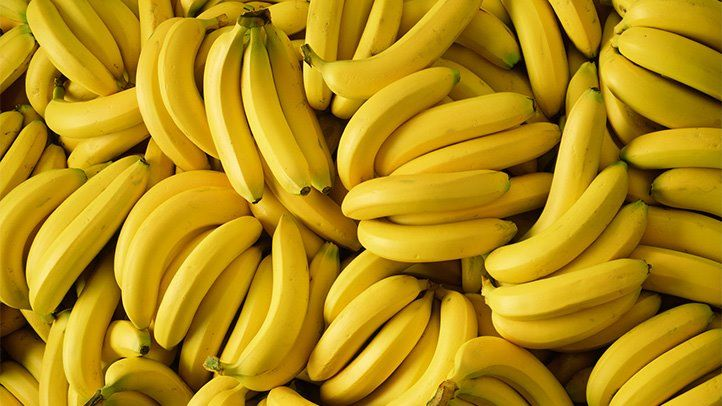
#> input picture utils/banana.jpg, 722 x 406 px
$ python createNeuralNetovis.py
#> lines starting #> are read from the running program, lines starting #| are printed output that depends on the picture
import matplotlib.pyplot as plt
import matplotlib.image as mpimg
from matplotlib.offsetbox import OffsetImage, AnnotationBbox

# Define the sizes of each layer in the network
layer_sizes = [20, 50, 50, 30]

# Create a new figure
fig, ax = plt.subplots(figsize=(10, 6))

# Define the vertical positions of each layer
layer_top = 1.0
layer_bottom = 0.0

max_layer_size = max(layer_sizes)

# Declare neuron_positions_map
neuron_positions_map = {}

for n, layer_size in enumerate(layer_sizes):
    # Compute the horizontal positions of each neuron
    layer_left = n / (len(layer_sizes) - 1)

    # Create an adjustment factor for the y-position to center the neurons
    y_adjustment = (max_layer_size - layer_size) / (2*max_layer_size)

    # Draw the neurons
    neuron_positions = []
    for m in range(layer_size):
        y_position = (m / max_layer_size) + y_adjustment
        circle = plt.Circle((layer_left, y_position), 0.01, color='blue', ec='black', zorder=4)
        ax.add_artist(circle)
        neuron_positions.append(y_position)

        # Add outer ring to denote bias
        if n > 0:
            outer_circle = plt.Circle((layer_left, y_position), 0.015, fill=False, ec='red', lw=0.5)
            ax.add_artist(outer_circle)

    # Draw the weights
    if n > 0:
        prev_neuron_positions = neuron_positions_map[n-1]
        for o, o_pos in enumerate(prev_neuron_positions):
            for p, p_pos in enumerate(neuron_positions):
                line = plt.Line2D((layer_left - 1 / (len(layer_sizes) - 1), layer_left),
                                  (o_pos, p_pos),
                                  color='gray', linewidth=0.2)
                ax.add_artist(line)
    neuron_positions_map[n] = neuron_positions

# Add image to the left of the input layer
img = mpimg.imread('banana.jpg')  # replace 'image_path.jpg' with your image file path
#> img is the input picture: shape (406, 722, 3); mean R, G, B 178.7, 141.1, 20.9
imgbox = OffsetImage(img, zoom=0.1)  # adjust zoom level to suit your needs
ab = AnnotationBbox(imgbox, (-0.2, 0.5))
ax.add_artist(ab)

# Add arrow from image to input layer
plt.annotate('', xy=(0, 0.5), xytext=(-0.1, 0.5),
             arrowprops=dict(facecolor='black', shrink=0.5))

# Add word to the right of the output layer
plt.text(1.15, 0.5, 'banana', va='center')

# Add arrow from output layer to word
plt.annotate('', xy=(1.1, 0.5), xytext=(1.05, 0.5),
             arrowprops=dict(facecolor='black', shrink=0.05))

plt.text(0.0, 1.1, 'Input layer', ha='center')
plt.text(1.0, 1.1, 'Output layer', ha='center')
plt.title('Neural network architecture')

# Legend

input_legend = plt.Line2D((0,1),(0,0), color='b', marker='o', linestyle='')
weight_legend = plt.Line2D((0,1),(0,0), color='gray')
bias_legend = plt.Line2D((0,1),(0,0), marker='o', color='w', markerfacecolor='b', markersize=5, markeredgewidth=0.5, markeredgecolor='r')
#plt.legend([input_legend, weight_legend, bias_legend], ['Neurons', 'Weights', 'Biases'])

ax.set_xlim(-0.2, 1.2)
ax.set_ylim(-0.1, 1.2)
plt.axis('off')
plt.show()
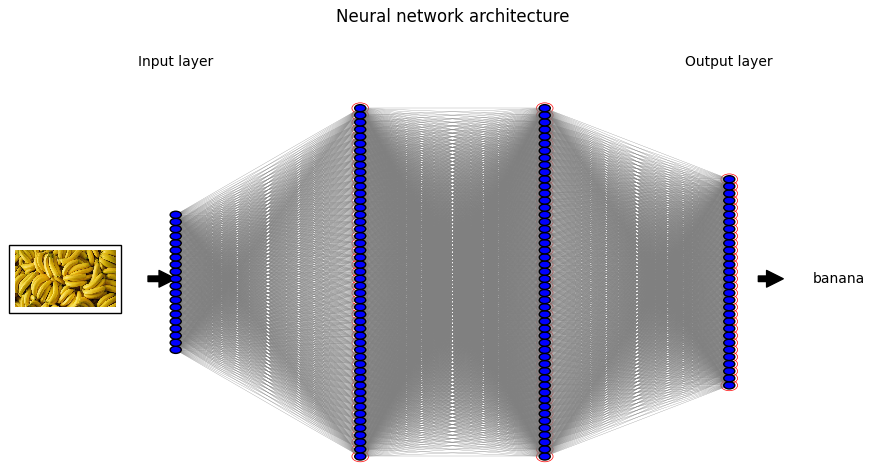
#> figure drawn by matplotlib, 1 panel

$ run again, with utils/6-basic.png saved as utils/banana.jpg
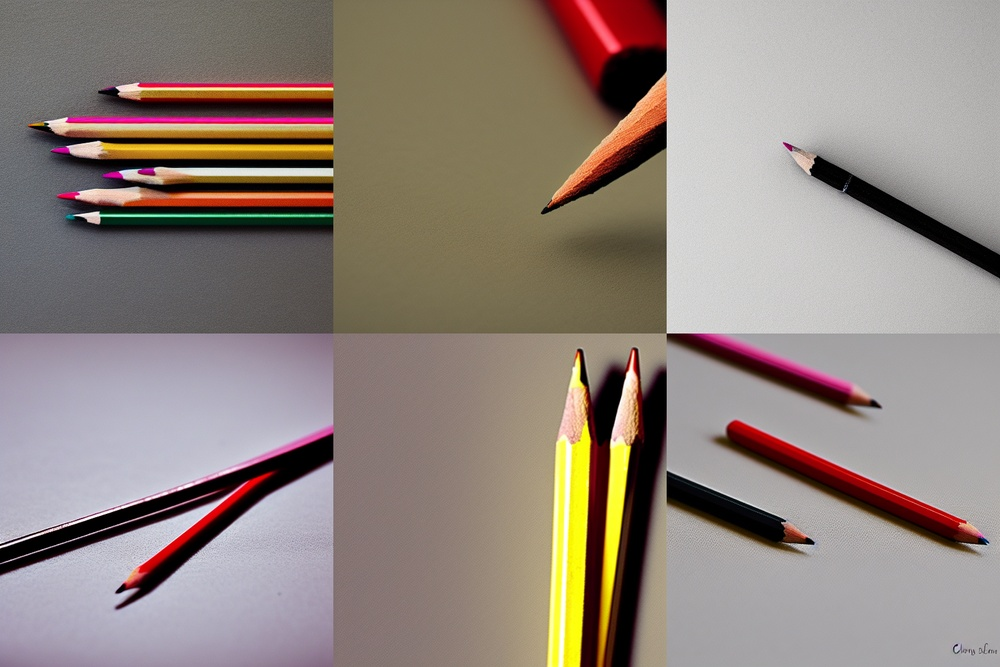
#> input picture utils/6-basic.png, 1000 x 667 px, shrunk from 1536 x 1024 before the run
#> img is the input picture: shape (667, 1000, 3); mean R, G, B 145.3, 132.7, 125.1
#> `plt.show()`:
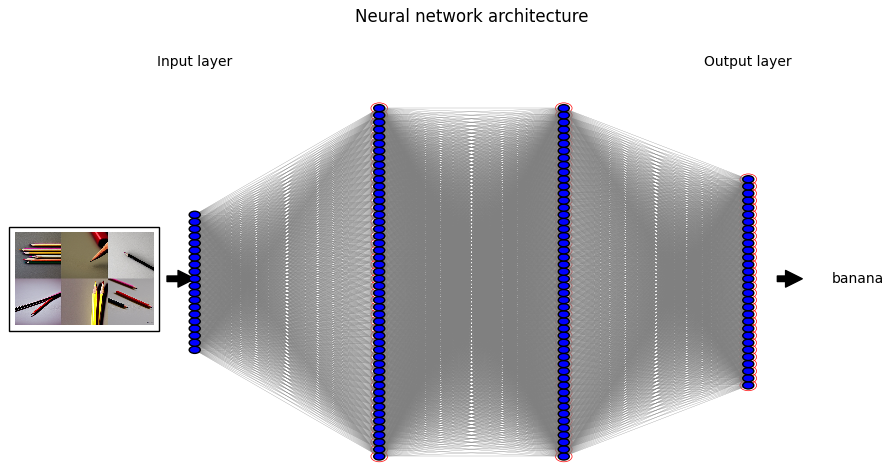
#> figure drawn by matplotlib, 1 panel

$ run again, with utils/6-trained more.png saved as utils/banana.jpg
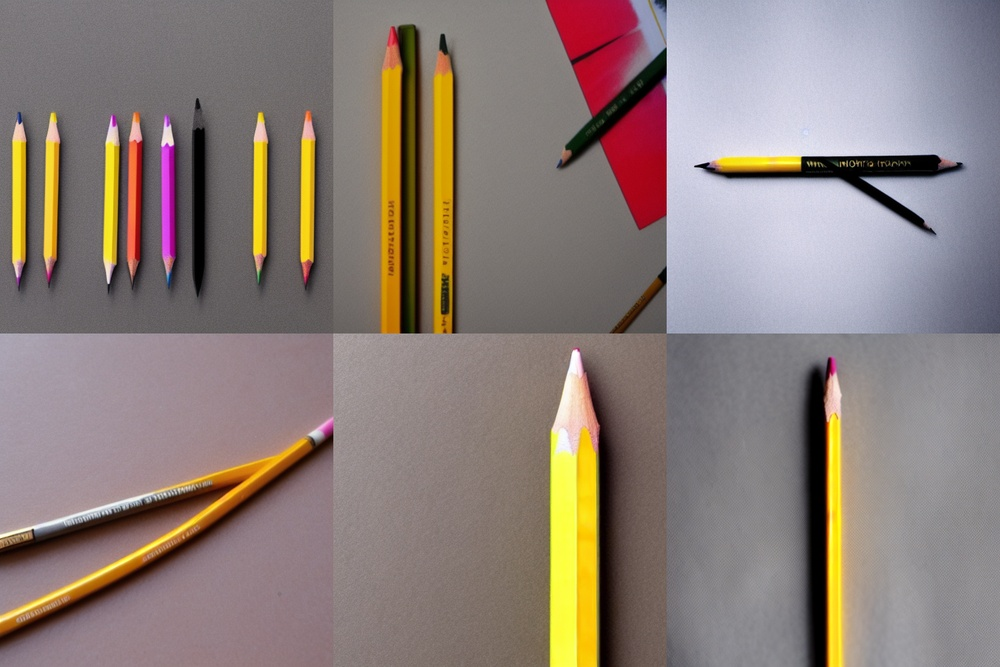
#> input picture utils/6-trained more.png, 1000 x 667 px, shrunk from 1536 x 1024 before the run
#> img is the input picture: shape (667, 1000, 3); mean R, G, B 140, 126.4, 120.6
#> `plt.show()`:
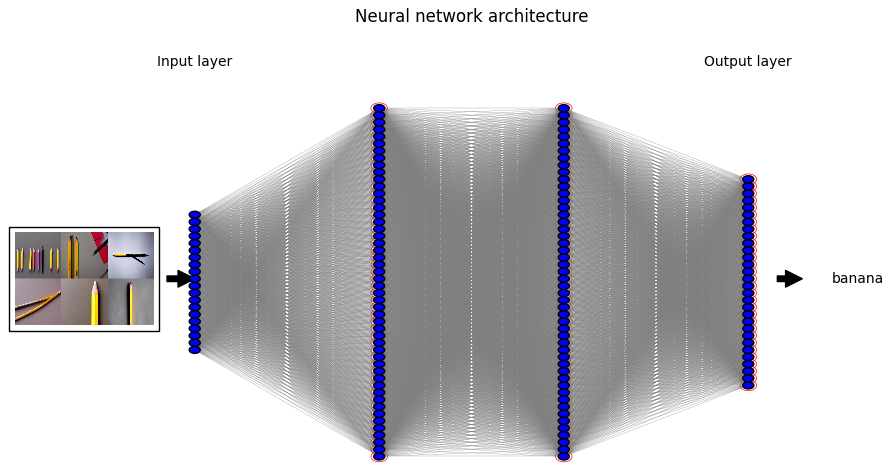
#> figure drawn by matplotlib, 1 panel

$ run again, with utils/6-trained.png saved as utils/banana.jpg
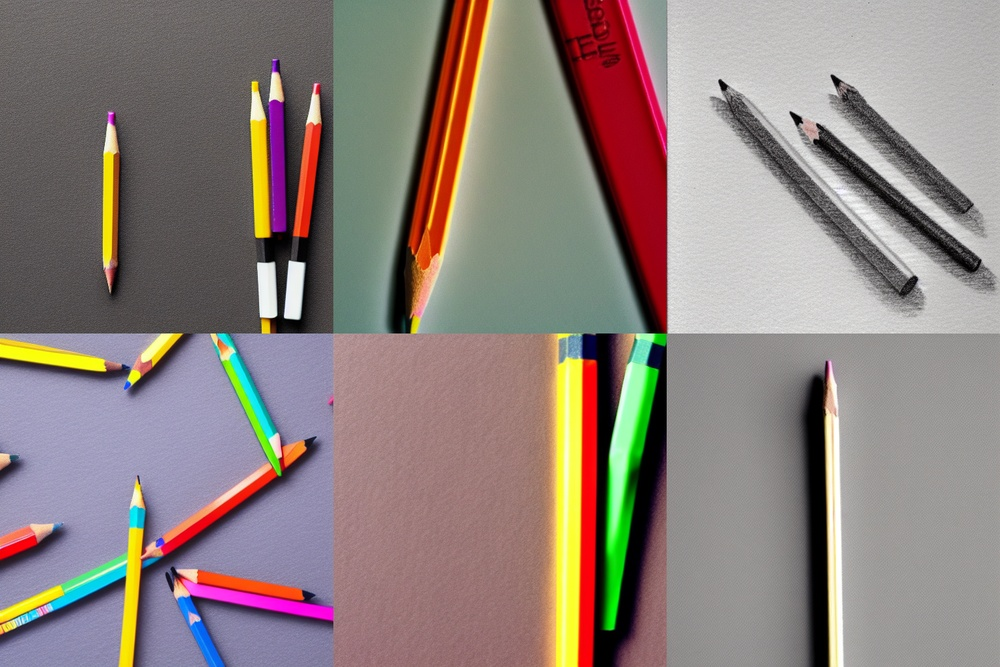
#> input picture utils/6-trained.png, 1000 x 667 px, shrunk from 1536 x 1024 before the run
#> img is the input picture: shape (667, 1000, 3); mean R, G, B 141.9, 129.2, 124.5
#> `plt.show()`:
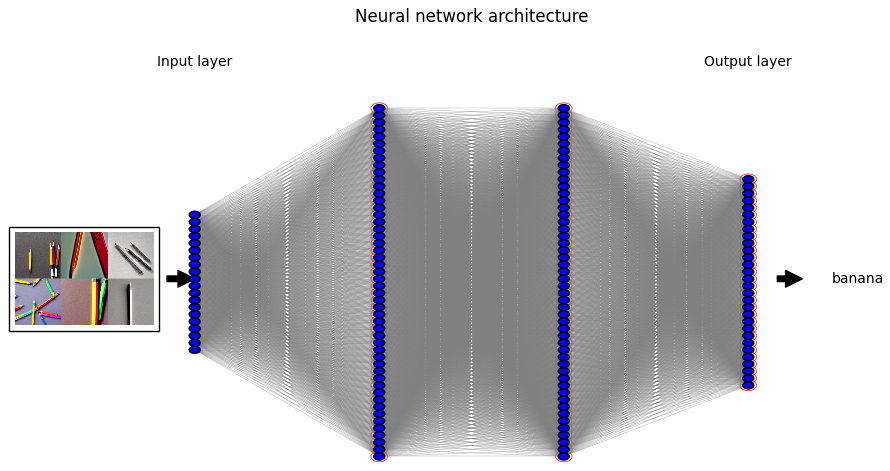
#> figure drawn by matplotlib, 1 panel
